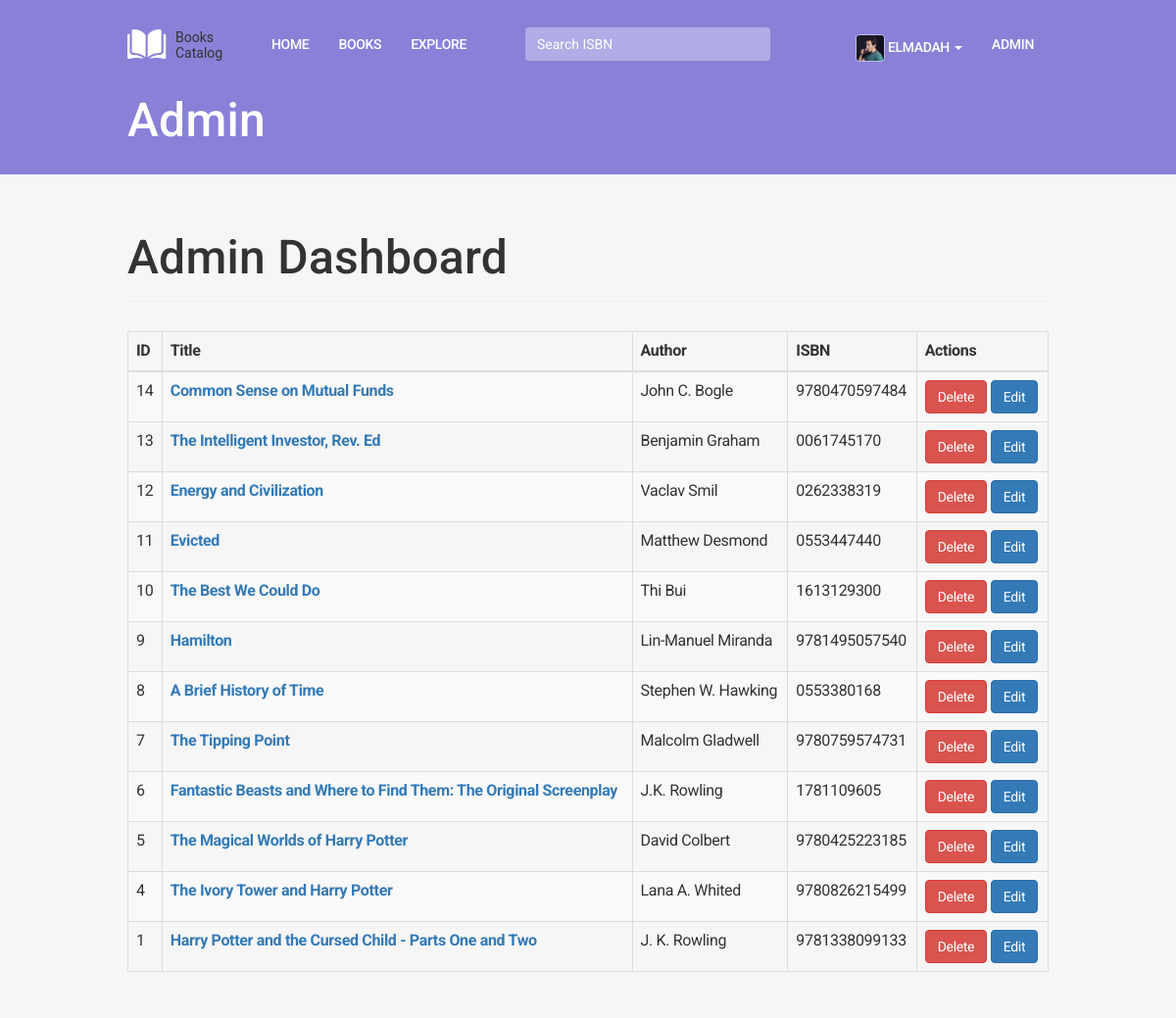
Page /admin (signed in) on the earlier database version.
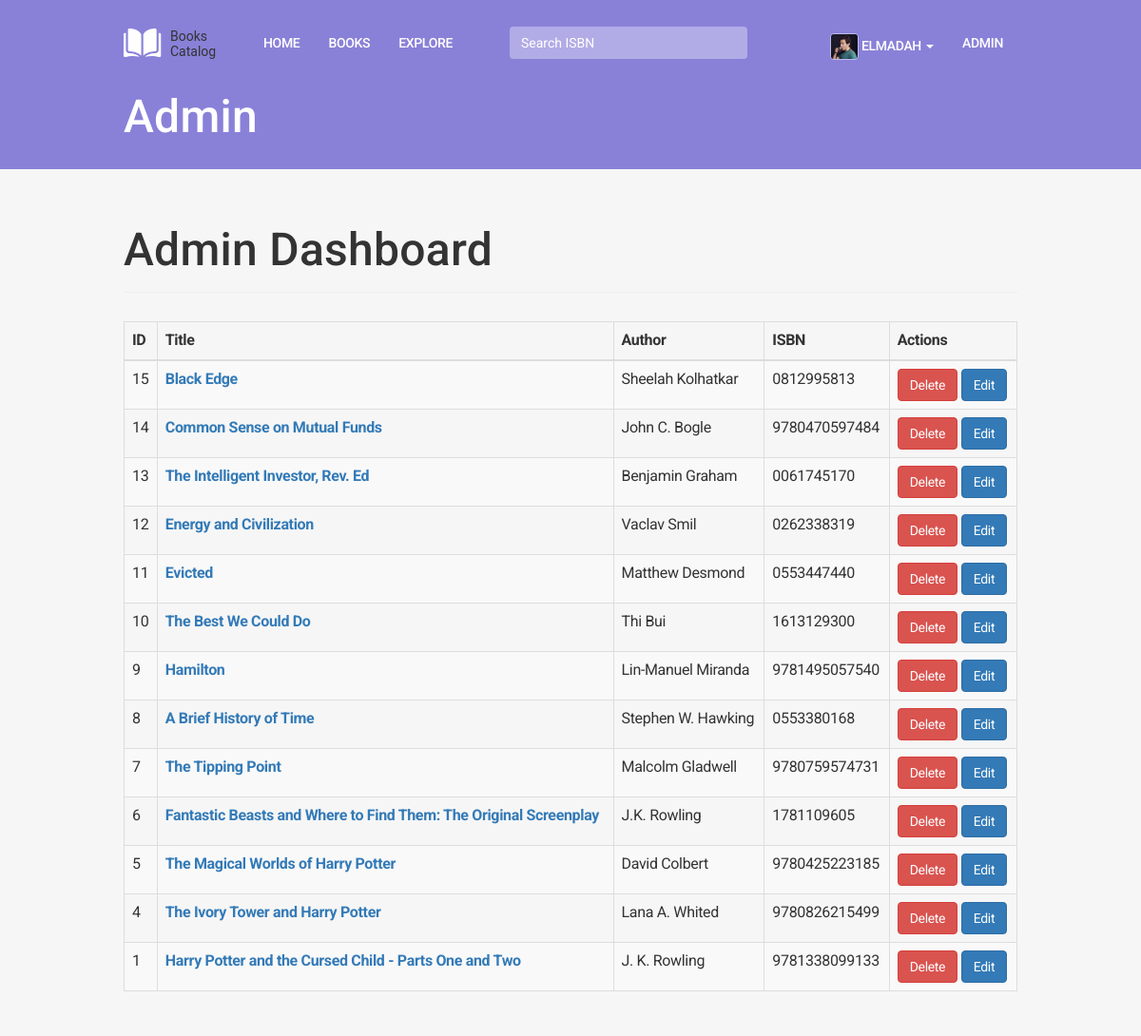
Same page on the later database version.
### app/models.py (models this page shows, shortened)
class Book(db.Model):
    __tablename__ = 'books'
    id = db.Column(db.Integer, primary_key=True)
    isbn = db.Column(db.String(13))
    title = db.Column(db.String(64))
    subtitle = db.Column(db.String(200))
    author = db.Column(db.String(64))
    publisher = db.Column(db.String(160))
    publishedDate = db.Column(db.String(64))
    description = db.Column(db.Text())
    pageCount =db.Column(db.INTEGER())
    categories = db.Column(db.String(64))
    thumbnail = db.Column(db.String(200), default=None, nullable=True)
    averageRating = db.Column(db.INTEGER)
    timestamp = db.Column(db.DateTime, default=datetime.utcnow)
    users = db.relationship('UserBooks', backref='book', lazy='dynamic')

### app/main/views.py (the view)
@main.route('/admin', methods=['GET', 'POST'])
@admin_required
def admin():
    user = User.query.order_by(User.member_since.desc()).all()
    books = Book.query.order_by(Book.timestamp.desc()).all()
    return render_template('admin/admin.html', user=user, books=books)

### app/models.py (called while the page is built)
@login_manager.user_loader
def load_user(user_id):
    return User.query.get(int(user_id))

    def can(self, permissions):
        return self.role is not None and \
            (self.role.permissions & permissions) == permissions

    def is_administrator(self):
        return self.can(Permission.ADMINISTER)

### app/templates/admin/admin.html (shortened to what this page needs)
{% extends "base.html" %}
{% import "bootstrap/wtf.html" as wtf %}
{% block body_attribs %} class="page-book-edit"{% endblock body_attribs %}
{% block page_title %}<h1>Admin</h1>{% endblock page_title %}
{% block page_content %}
<div class="page-header">
    <h1>Admin Dashboard</h1>
</div>
<div class="admin-table">
    <table class="table table-bordered table-striped"style="margin-top: 30px;">
        <thead>
            <th>ID</th>
            <th>Title</th>
            <th>Author</th>
            <th>ISBN</th>
            <th>Actions</th>
        </thead>
        <tbody>
        {% for book in books %}
            <tr>
                <td>{{ book.id }}</td>
                <td><b><a href="{{ url_for('main.book', id=book.id) }}">{{ book.title }}</a></b></td>
                <td>{{ book.author}}</td>
                <td>{{ book.isbn }}</td>
                <td><a href="{{ url_for('main.book_delete', id=book.id)}}" class="btn btn-danger">Delete</a>  <a href="{{ url_for('main.books_edit', id=book.id)}}" class="btn btn-primary">Edit</a></td>
            </tr>
        {% endfor %}
        </tbody>
    </table>
</div>
{% endblock %}

Differences in the rows shown:
added Book: id "15", title "Black Edge", author "Sheelah Kolhatkar", isbn "0812995813"
